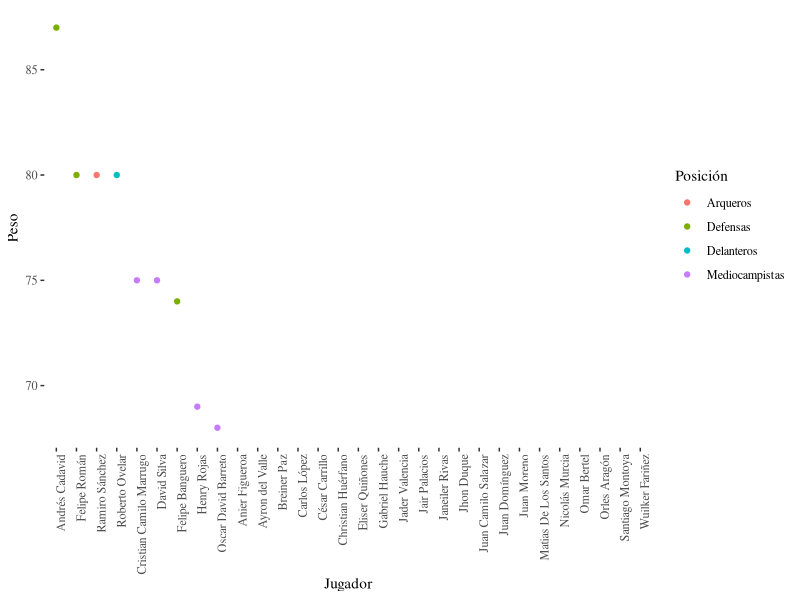
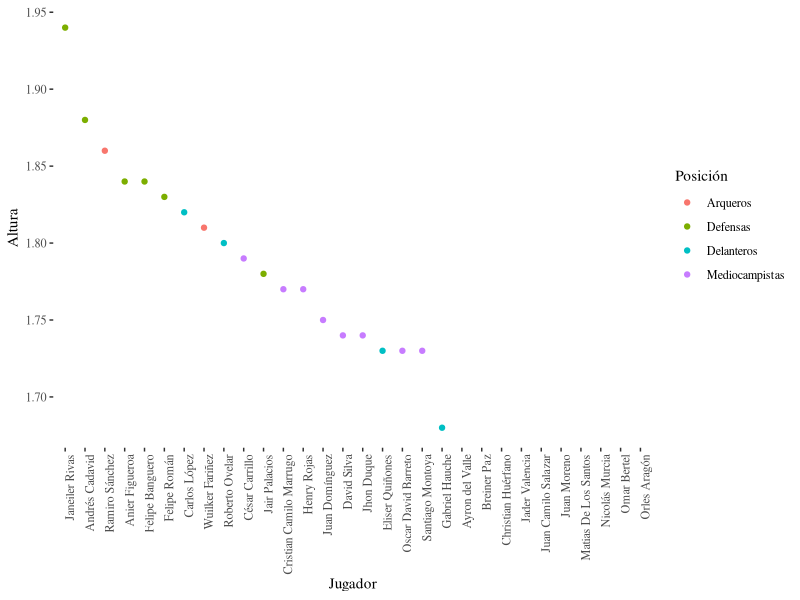

These charts were generated, in order, by the following R code:
library(ggplot2)
library(ggthemes)

datos <- read.csv("millonarios.dat",sep=";")
ggplot(datos,aes(x=reorder(Nombre,-Peso),y=Peso,color=Posición))+ geom_point()+theme_tufte()+theme(axis.text.x = element_text(angle = 90, hjust = 1))+xlab("Jugador")
ggplot(datos,aes(x=reorder(Nombre,-Altura),y=Altura,color=Posición))+ geom_point()+theme_tufte()+theme(axis.text.x = element_text(angle = 90, hjust = 1))+xlab("Jugador")
